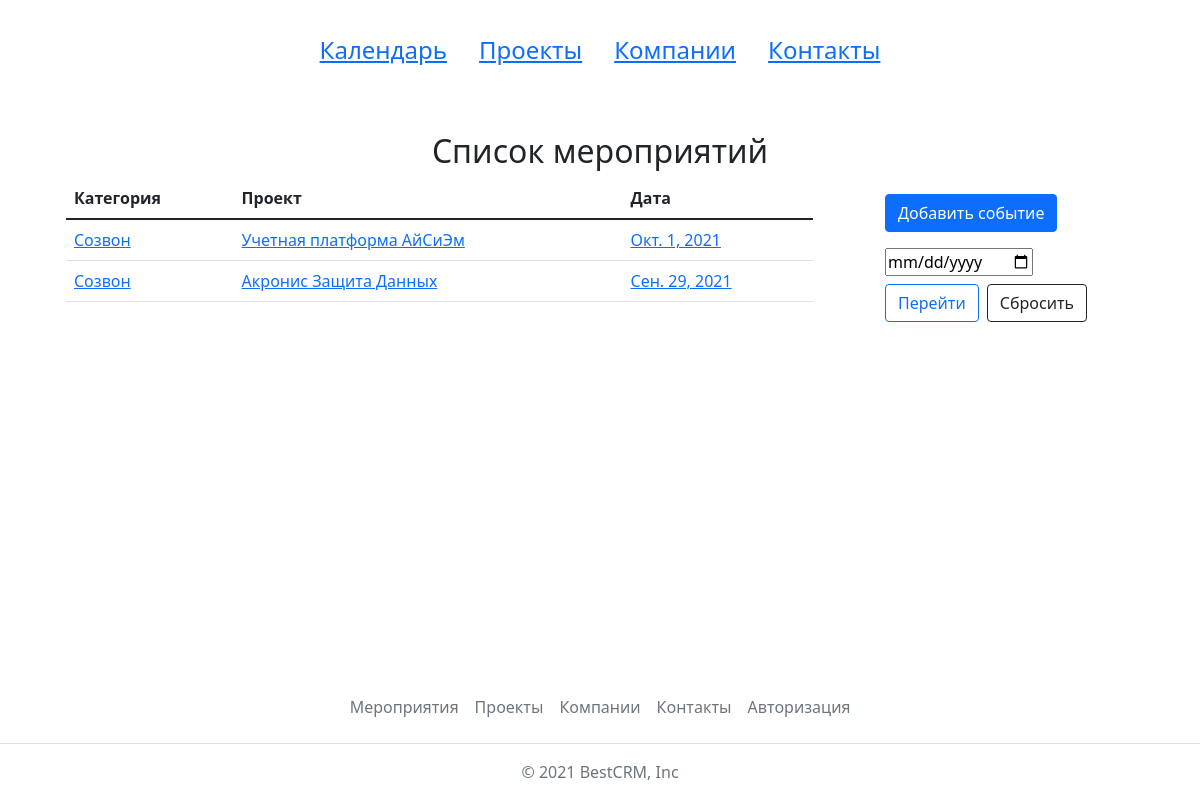
Screenshot of /events/ with the database file from the repository.
### crm/models.py (models this page shows, shortened)
class Event(models.Model):
    type_list = [
        ('consult', 'Консультация'),
        ('discuss', 'Обсуждение'),
        ('call', 'Созвон'),
        ('due_dil', 'Контрактация'),
        ('formal', 'Формальная проверка')
    ]
    projects = models.ManyToManyField(Project, related_name='events', verbose_name='Проекты')
    type = models.CharField(max_length=7, choices=type_list, verbose_name='Категория')
    description = models.TextField(verbose_name='Описание')
    date = models.DateField(blank=True, null=True, verbose_name='Дата')
    time = models.TimeField(blank=True, null=True, verbose_name='Время')
    invited_persons = models.ManyToManyField(User, blank=True, verbose_name='Приглашенные сотрудники')
    result = models.TextField(blank=True, null=True, verbose_name='Результат')
    author = models.ForeignKey(
        User,
        blank=True,
        null=True,
        on_delete=models.SET_NULL,
        related_name='events',
        verbose_name='Автор события'
    )
    small = models.BooleanField(default=True, verbose_name='Локальное событие')
    class Meta:
        verbose_name = 'Событие'
        verbose_name_plural = 'События'
    def get_absolute_url(self):
        day = self.date.day
        month = self.date.month
        year = self.date.year
        return reverse('events_on_date', kwargs={
            'day': day,
            'month': month,
            'year': year,
        })

class Project(models.Model):
    name = models.CharField(max_length=500, unique=True, verbose_name='Короткое название проекта')
    full_name = models.CharField(max_length=500, unique=True, blank=True, verbose_name='Полное название проекта')
    description = models.TextField(null=True, verbose_name='Описание')
    start_date = models.DateField(null=True, verbose_name='Начало проекта')
    end_date = models.DateField(null=True, verbose_name='Окончание проекта')
    grant = models.FloatField(null=True, verbose_name='Грант')
    full_cost = models.FloatField(null=True, verbose_name='Бюджет проекта')
    company = models.ForeignKey(Company, on_delete=models.CASCADE, related_name='projects', verbose_name='Компания')
    contacts = models.ManyToManyField(Contact, related_name='projects', verbose_name='Контакты')
    class Meta:
        verbose_name = 'Проект'
        verbose_name_plural = 'Проекты'

### crm/views.py (the view, shortened to what this page needs)
# urls.py: path('events/', views.event_list_view, name='events'),
def event_list_view(request):
    event_list = Event.objects.filter(small=False)
    today = timezone.now().date()
    yesterday = today.day - 1
    tomorrow = today.day + 1
    ctx = {
        'event_list': event_list,
        'today': today,
        'yesterday': yesterday,
        'tomorrow': tomorrow,
    }
    return render(request, 'crm/event_list.html', ctx)

### crm/templates/crm/event_list.html (shortened to what this page needs)
{% extends 'base.html'%}
{% block content %}
<div class="container mt-3">
  <h2 class="text-center mt-3">Список мероприятий</h2>
  <div class="d-flex justify-content-between">
    <div class="container">
      <table class="table table-hover">
        <thead>
          <tr>
            <th scope="col">Категория</th>
            <th scope="col">Проект</th>
            <th scope="col">Дата</th>
          </tr>
        </thead>
        <tbody>
          {% for event in event_list %}
            <tr>
              <td><a href="{% url 'event_details' event.id %}">{{ event.get_type_display }}</a></td>
              {% if event.projects.all.count == 1 %}
              <td><a href="{% url 'project_details' event.projects.all.0.id %}">{{ event.projects.all.0.name }}</a></td>
              {% else %}
              <td><a>Несколько проектов</a></td>
              {% endif %}
              <td><a href="{{ event.get_absolute_url }}">{{event.date}}</a></td>
            </tr>
          {% endfor %}
        </tbody>
      </table>
    </div>
    <div class="container ms-5 col-2 col-lg-3">
      <div class="d-flex mt-3 justify-content-center-start">
        <a class="btn btn-primary" href="{% url 'event_add' %}">Добавить событие</a>
      </div>
      {% include 'crm/side_calendar.html' %}
    </div>
  </div>
</div>
  </div>
{% endblock %}

### rows the page displays
Event: type "Созвон", projects.all.0.name "Учетная платформа АйСиЭм", date "Окт. 1, 2021"
Event: type "Созвон", projects.all.0.name "Акронис Защита Данных", date "Сен. 29, 2021"
